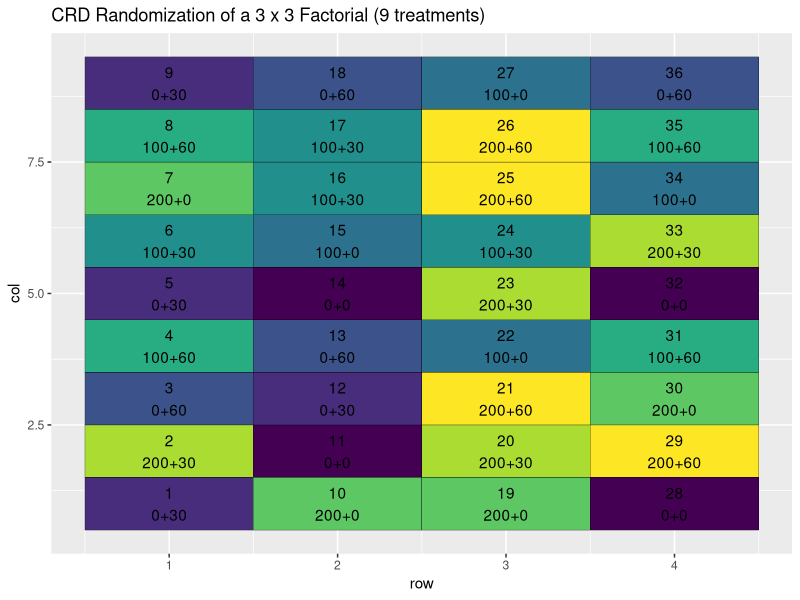
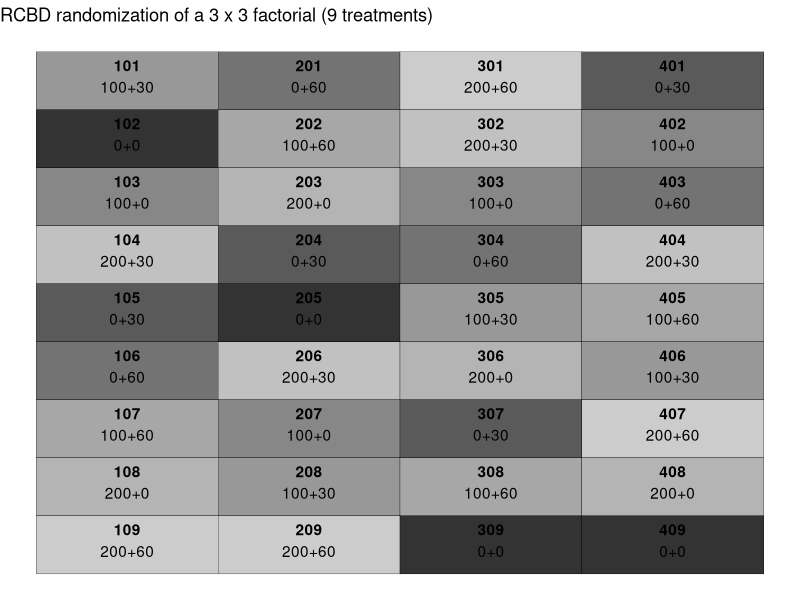
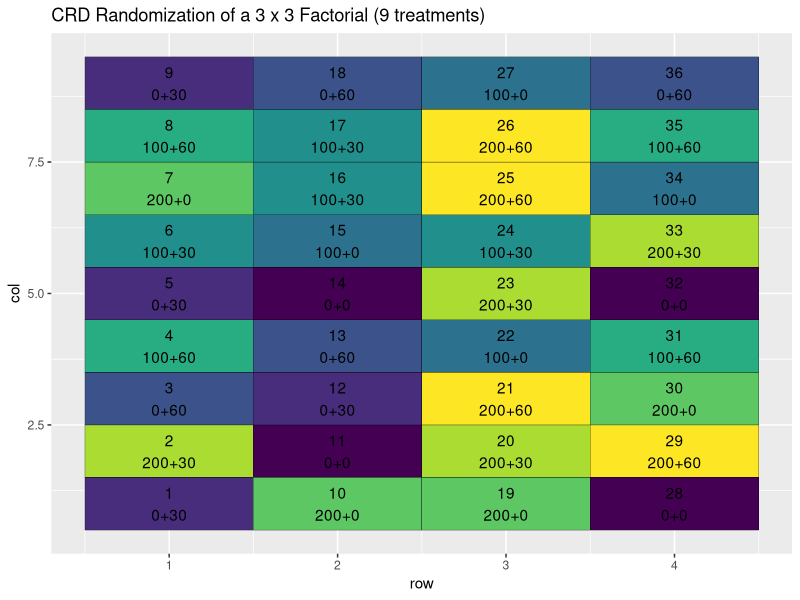

Write R code to recreate these figures, in order. (Note: this script raises an error after producing the figures.)
## ---- chunk 1
# Loading packages
library(tidyverse) # for data wrangling and plotting
## ---- chunk 2
trts <- crossing(nrate_kgha = c(0,100,200),
                 krate_kgha = c(0,30,60)
                 ) %>%
  mutate(trtnum = 1:nrow(.)) %>%
  mutate(trtname = paste0(nrate_kgha, "+", krate_kgha))

trts
## ---- chunk 3
# Setting seed to get same randomization result every time
set.seed(666)

crd_rand  <- crossing(trtname = trts$trtname,
                     rep = 1:4
                     ) %>%
  
  # Since plots are organized without a structure, let's number them 1 through 36
mutate(plot = 1:nrow(.)) %>%
  # Randomizing trtname to plots, without restrictions 
mutate(plot = sample(plot)) %>%
  arrange(plot)

crd_rand
## ---- chunk 4
crd_layout <- crd_rand %>%
  # Defining number of rows and columns in the field for plotting purposes
mutate(row = rep(1:4, each = 9)) %>%
  mutate(col = rep(seq(from =1, 
                   to = 9, 
                   by =1), times = 4
                   )) %>%
  # Creating plot and trtname labels for plotting
mutate(lab = paste0(plot, "\n",trtname))
crd_layout
## ---- chunk 5
ggplot(data = crd_layout,
       aes(x = row, y = col)) +
       geom_tile(aes(fill = trtname),
                 color = "black",
                 show.legend = FALSE, 
                 
                 ) +
        geom_text(aes(label = lab), vjust = 0.5) +
        labs(title= "CRD Randomization of a 3 x 3 Factorial (9 treatments)") +
  scale_fill_viridis_d()

## ---- chunk 6
ggsave("../output/Randomized_CBD_Figure.png",
       width = 6,
       height = 4,
       bg = "white")
## ---- chunk 7
# Setting seed to get same randomization result every time
set.seed(666)

rcbd_rand <- crossing(trtname = trts$trtname,
                      rep = 1:4
                      
                      ) %>% 
  arrange(rep) %>%
  group_by(rep) %>%
  mutate(trtname=sample(trtname)) %>%
  mutate(plot = (rep*100) + 1:9) %>%
  ungroup()


rcbd_rand
## ---- chunk 8
rcbd_rand %>%
  group_by(rep, trtname) %>%
  tally() %>%
filter(n > 1)
## ---- chunk 9
rcbd_layout <- rcbd_rand %>%
  # Defining number of rows and columns in the field for plotting purposes
  mutate(row = rep(1:4, each = 9)) %>%
  mutate(col = rep(seq(from = 1, 
                       to = 9, #total number of treatments, 
                       by = 1), 
                   times = 4 #total number of blocks
  )) %>%
  # Creating plot and trtname labels for plotting
  mutate(lab = paste0(plot, "\n", trtname))

rcbd_layout
## ---- chunk 10
ggplot(data = rcbd_layout, aes(x = row, 
                               y = -col))+
  geom_tile(aes(fill = trtname),
            color = "black",
            show.legend = F
  )+
  geom_text(aes(label = plot), fontface = "bold", vjust = -.8)+
  geom_text(aes(label = trtname), vjust = 1)+
  labs(title = "RCBD randomization of a 3 x 3 factorial (9 treatments)") +
  theme_void() +
scale_fill_grey()

## ---- chunk 11
rcbd_rand %>%
  # Retrieving other information contained in trts
left_join(trts) %>%
  # Rearranging columns  
dplyr::select(plot, rep, trtname, trtnum,nrate_kgha, krate_kgha) %>%
  write_csv("../output/rcbd_randomization_table.csv")

## ---- chunk 12
ggsave("../output/Randomized_RCBD_Figure.png",
       width = 6,
       height = 4,
       bg = "white")
